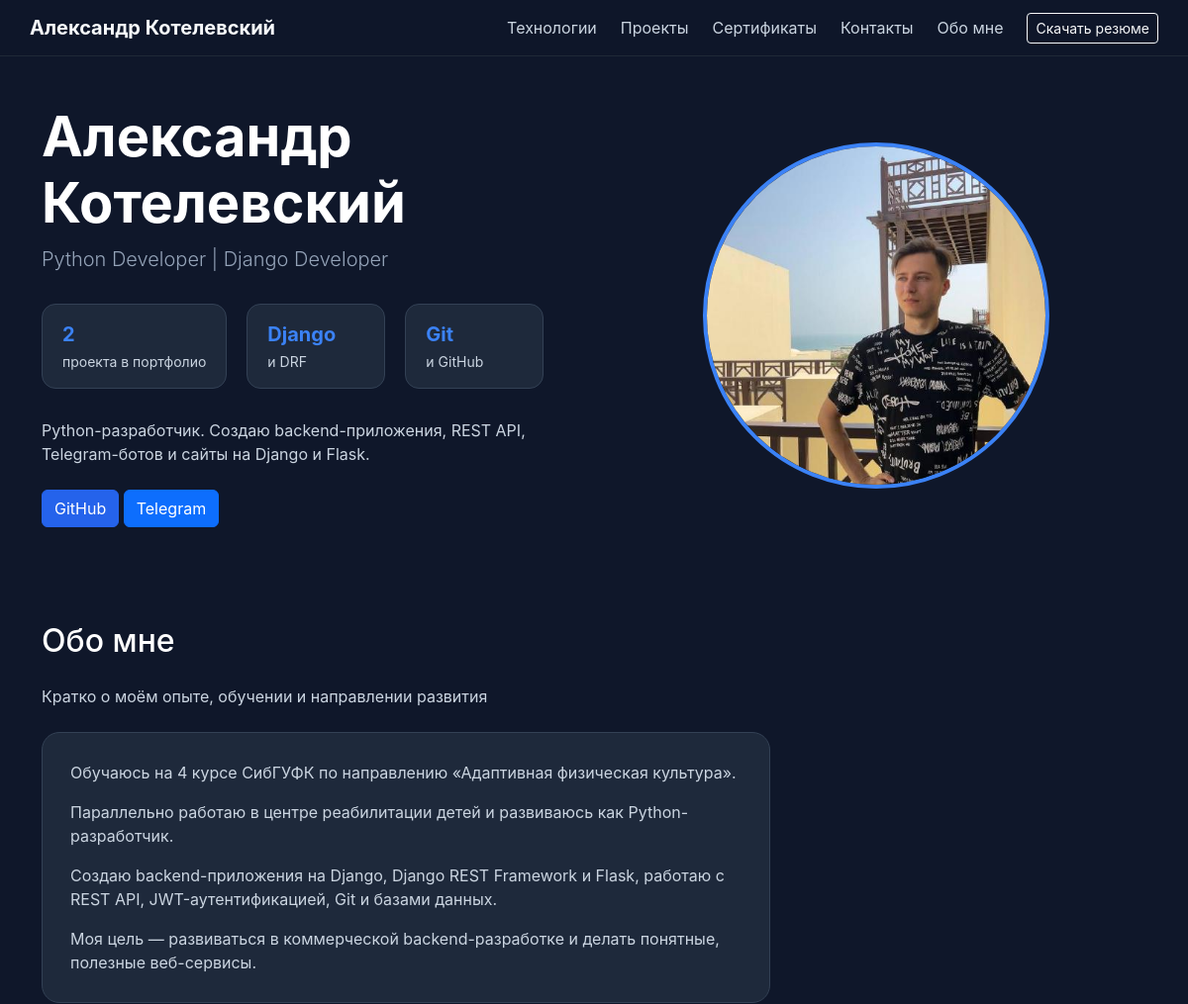
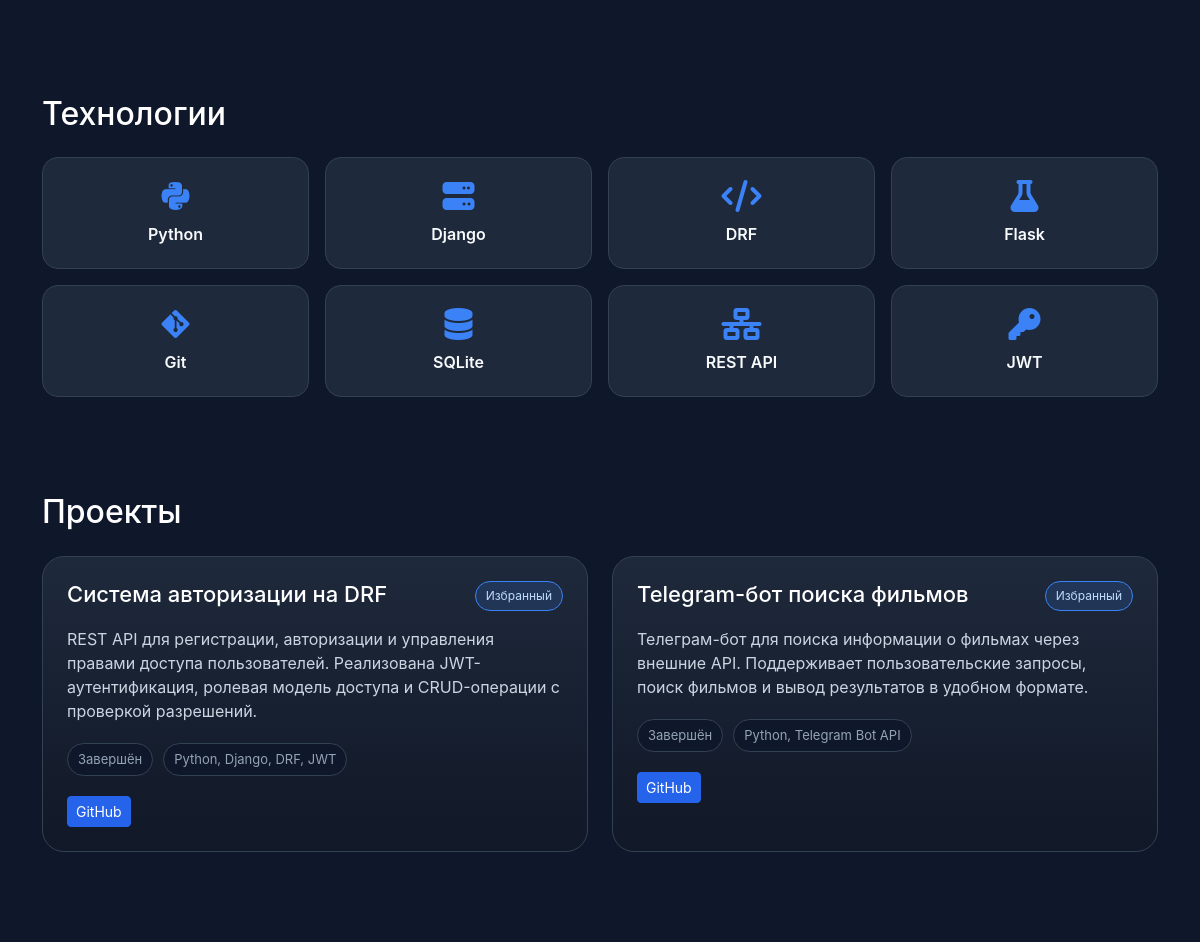
The app's page / (upper part), older data (2 pictures, top to bottom).
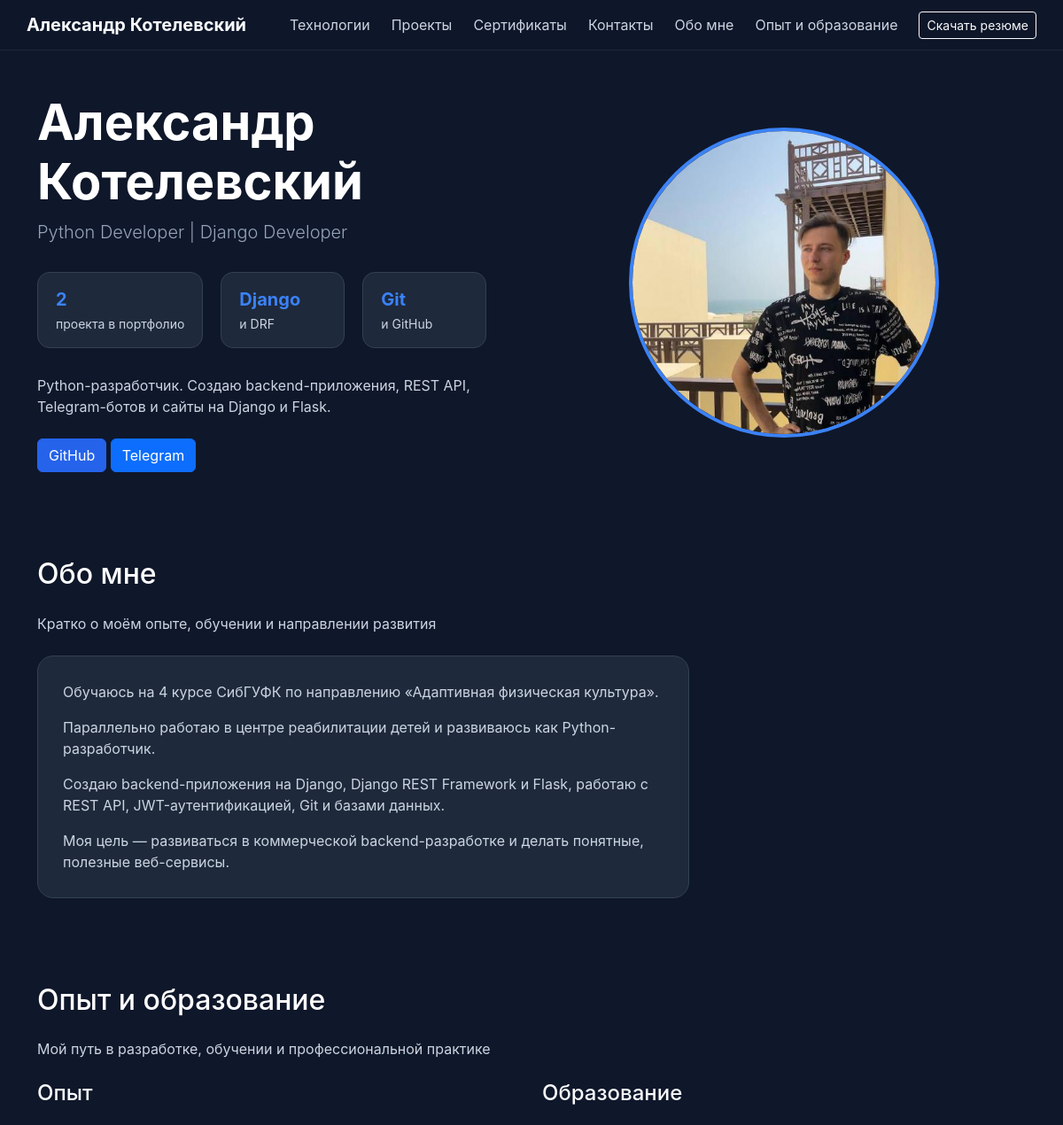
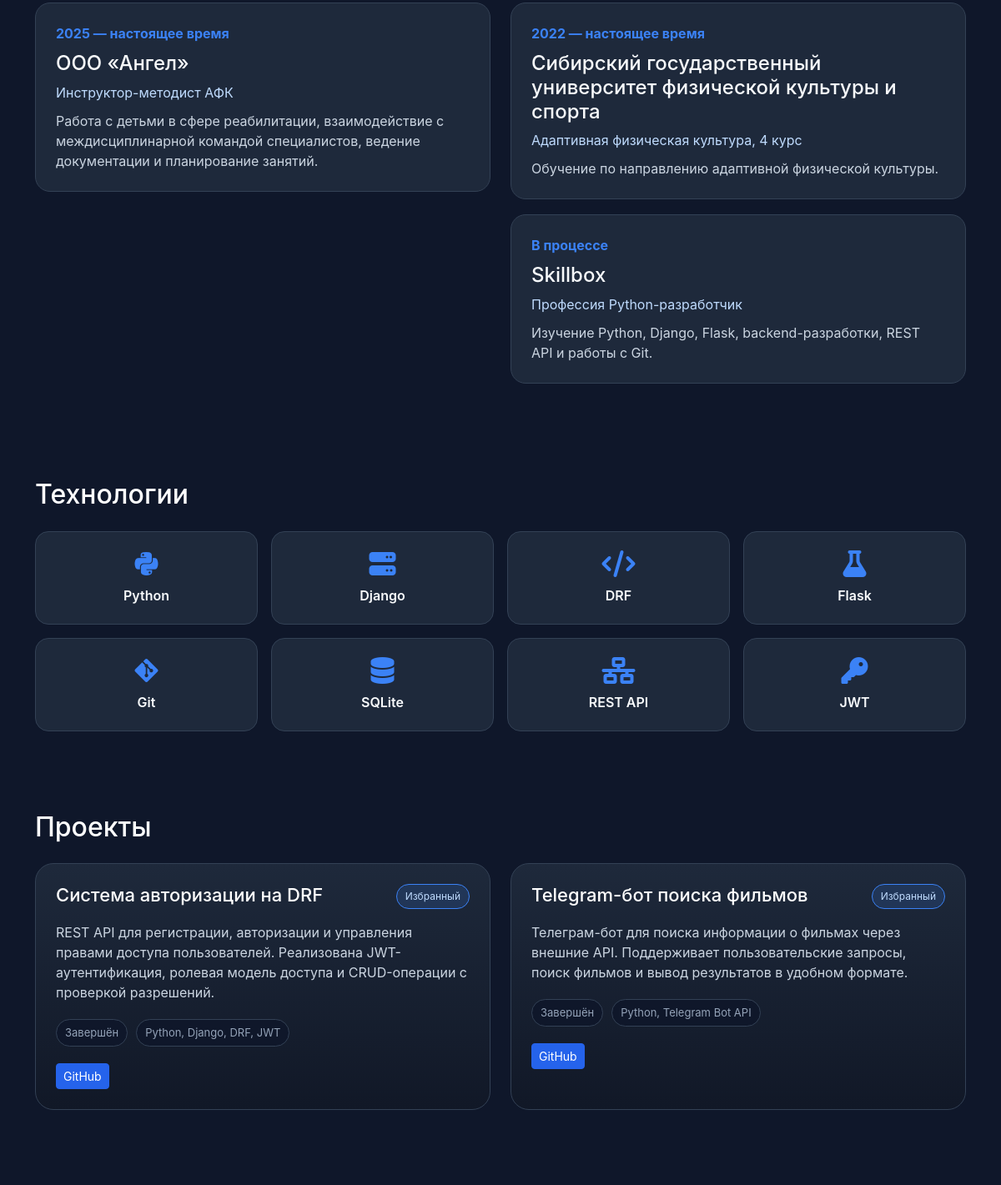
The same page, newer data (2 pictures, top to bottom).
### portfolio/models.py (models this page shows, shortened)
class SiteSettings(models.Model):
    full_name = models.CharField(
        max_length=150,
        verbose_name='ФИО'
    )
    position = models.CharField(
        max_length=150,
        verbose_name='Должность'
    )
    site_title = models.CharField(
        max_length=150,
        blank=True,
        verbose_name='Название сайта во вкладке'
    )
    meta_description = models.TextField(
        blank=True,
        verbose_name='SEO-описание'
    )
    favicon = models.ImageField(
        upload_to='favicon/',
        blank=True,
        null=True,
        verbose_name='Favicon'
    )
    og_image = models.ImageField(
        upload_to='og/',
        blank=True,
        null=True,
        verbose_name='Картинка для превью ссылки'
    )
    photo = models.ImageField(
        upload_to='profile/',
        blank=True,
        null=True,
        verbose_name='Фото'
    )
    resume = models.FileField(
        upload_to='resume/',
        blank=True,
        null=True,
        verbose_name='Резюме'
    )
    github_url = models.URLField(
        blank=True,
        verbose_name='GitHub'
    )
    telegram_url = models.URLField(
        blank=True,
        verbose_name='Telegram'
    )
    email = models.EmailField(
        blank=True,
        verbose_name='Email'
    )
    class Meta:
        verbose_name = 'Настройки сайта'
        verbose_name_plural = 'Настройки сайта'

class PageSection(models.Model):
    key = models.SlugField(
        max_length=100,
        unique=True,
        verbose_name='Ключ секции'
    )
    title = models.CharField(
        max_length=150,
        verbose_name='Заголовок'
    )
    subtitle = models.TextField(
        blank=True,
        verbose_name='Подзаголовок / описание'
    )
    is_published = models.BooleanField(
        default=True,
        verbose_name='Показывать'
    )
    order = models.PositiveIntegerField(
        default=0,
        verbose_name='Порядок'
    )
    show_in_menu = models.BooleanField(
        default=True,
        verbose_name='Показывать в меню'
    )
    class Meta:
        ordering = ['order', 'id']
        verbose_name = 'Секция страницы'
        verbose_name_plural = 'Секции страницы'

class HeroStat(models.Model):
    value = models.CharField(
        max_length=50,
        verbose_name='Значение'
    )
    label = models.CharField(
        max_length=150,
        verbose_name='Подпись'
    )
    is_published = models.BooleanField(
        default=True,
        verbose_name='Показывать'
    )
    order = models.PositiveIntegerField(
        default=0,
        verbose_name='Порядок'
    )
    class Meta:
        ordering = ['order', 'id']
        verbose_name = 'Показатель на главном экране'
        verbose_name_plural = 'Показатели на главном экране'

class TextBlock(models.Model):
    key = models.SlugField(
        max_length=100,
        unique=True,
        verbose_name='Ключ блока'
    )
    title = models.CharField(
        max_length=150,
        verbose_name='Заголовок'
    )
    content = models.TextField(
        verbose_name='Текст'
    )
    is_published = models.BooleanField(
        default=True,
        verbose_name='Показывать'
    )
    order = models.PositiveIntegerField(
        default=0,
        verbose_name='Порядок'
    )
    class Meta:
        ordering = ['order', 'id']
        verbose_name = 'Текстовый блок'
        verbose_name_plural = 'Текстовые блоки'

class Technology(models.Model):
    title = models.CharField(
        max_length=100,
        verbose_name='Название технологии'
    )
    icon_class = models.CharField(
        max_length=100,
        blank=True,
        verbose_name='CSS-класс иконки'
    )
    is_published = models.BooleanField(
        default=True,
        verbose_name='Показывать'
    )
    order = models.PositiveIntegerField(
        default=0,
        verbose_name='Порядок'
    )
    class Meta:
        ordering = ['order', 'id']
        verbose_name = 'Технология'
        verbose_name_plural = 'Технологии'

class Project(models.Model):
    title = models.CharField(
        max_length=150,
        verbose_name='Название проекта'
    )
    short_description = models.TextField(
        verbose_name='Краткое описание'
    )
    stack = models.CharField(
        max_length=255,
        verbose_name='Стек технологий'
    )
    image = models.ImageField(
        upload_to='projects/',
        blank=True,
        null=True,
        verbose_name='Обложка проекта'
    )
    is_published = models.BooleanField(
        default=True,
        verbose_name='Опубликовано'
    )
    order = models.PositiveIntegerField(
        default=0,
        verbose_name='Порядок отображения'
    )
    full_description = models.TextField(
        blank=True,
        verbose_name='Полное описание'
    )
    github_url = models.URLField(
        blank=True,
        verbose_name='Ссылка на GitHub'
    )
    demo_url = models.URLField(
        blank=True,
        verbose_name='Ссылка на демо'
    )
    featured = models.BooleanField(
        default=False,
        verbose_name='Показывать на главной'
    )
    project_status = models.CharField(
        max_length=50,
        default='Завершён',
        verbose_name='Статус проекта'
    )
    slug = models.SlugField(
        max_length=150,
        unique=True,
        blank=True,
        null=True,
        verbose_name='URL-адрес проекта'
    )
    class Meta:
        ordering = ['order', 'id']
        verbose_name = 'Проект'
        verbose_name_plural = 'Проекты'

class TimelineItem(models.Model):
    CATEGORY_CHOICES = [
        ('experience', 'Опыт'),
        ('education', 'Образование'),
    ]
    category = models.CharField(
        max_length=20,
        choices=CATEGORY_CHOICES,
        verbose_name='Категория'
    )
    period = models.CharField(
        max_length=100,
        verbose_name='Период'
    )
    title = models.CharField(
        max_length=150,
        verbose_name='Название'
    )
    subtitle = models.CharField(
        max_length=150,
        blank=True,
        verbose_name='Подзаголовок'
    )
    description = models.TextField(
        blank=True,
        verbose_name='Описание'
    )
    is_published = models.BooleanField(
        default=True,
        verbose_name='Показывать'
    )
    order = models.PositiveIntegerField(
        default=0,
        verbose_name='Порядок'
    )
    class Meta:
        ordering = ['order', 'id']
        verbose_name = 'Опыт / образование'
        verbose_name_plural = 'Опыт и образование'

### portfolio/views.py (the view)
# urls.py: 2. Add a URL to urlpatterns:  path('', views.home, name='home')
def home(request):
    site_settings = SiteSettings.objects.first()
    sections = {
        section.key: section
        for section in PageSection.objects.filter(is_published=True)
    }
    menu_sections = PageSection.objects.filter(
        is_published=True,
        show_in_menu=True,
    )
    text_blocks = {
        block.key: block
        for block in TextBlock.objects.filter(is_published=True)
    }
    technologies = Technology.objects.filter(is_published=True)
    hero_stats = HeroStat.objects.filter(is_published=True)
    contact_links = ContactLink.objects.filter(is_published=True)
    projects = Project.objects.filter(is_published=True)
    certificates = Certificate.objects.filter(is_published=True)
    experience_items = TimelineItem.objects.filter(
        category='experience',
        is_published=True
    )
    education_items = TimelineItem.objects.filter(
        category='education',
        is_published=True
    )
    context = {
        'settings': site_settings,
        'sections': sections,
        'text_blocks': text_blocks,
        'technologies': technologies,
        'hero_stats': hero_stats,
        'contact_links': contact_links,
        'projects': projects,
        'certificates': certificates,
        'experience_items': experience_items,
        'education_items': education_items,
        'menu_sections': menu_sections,
    }
    return render(request, 'portfolio/index.html', context)

### templates/portfolio/index.html (shortened to what this page needs)
{% extends 'base.html' %}
{% block content %}
<section class="container py-5">
    <div class="row align-items-center">
        <div class="col-lg-6">
            <h1 class="display-4 fw-bold">
                {{ settings.full_name }}
            </h1>
            <p class="lead">
                {{ settings.position }}
            </p>
            <div class="hero-stats">
                {% for stat in hero_stats %}
                    <div class="hero-stat">
                        <strong>{{ stat.value }}</strong>
                        <span>{{ stat.label }}</span>
                    </div>
                {% endfor %}
            </div>
            {% if text_blocks.hero_description %}
                <div class="mb-4">
                    {{ text_blocks.hero_description.content|linebreaks }}
                </div>
            {% endif %}
            <a href="{{ settings.github_url }}" class="btn btn-dark">
                GitHub
            </a>
            <a href="{{ settings.telegram_url }}" class="btn btn-primary">
                Telegram
            </a>
        </div>
        <div class="col-lg-6 text-center">
            {% if settings.photo %}
                <img src="{{ settings.photo.url }}"
                     class="img-fluid rounded-circle"
                     style="max-width: 350px;"
                     alt="{{ settings.full_name }}">
            {% endif %}
        </div>
    </div>
</section>
{% if sections.about and text_blocks.about_me %}
<section id="about" class="container py-5">
    <div class="row">
        <div class="col-lg-8">
            <h2 class="mb-4">{{ sections.about.title }}</h2>
            {% if sections.about.subtitle %}
                <p class="mb-4">{{ sections.about.subtitle }}</p>
            {% endif %}
            <div class="about-card">
                {{ text_blocks.about_me.content|linebreaks }}
            </div>
        </div>
    </div>
</section>
{% endif %}
{% if sections.timeline %}
<section id="timeline" class="container py-5">
    <h2 class="mb-4">{{ sections.timeline.title }}</h2>
    {% if sections.timeline.subtitle %}
        <p class="mb-4">{{ sections.timeline.subtitle }}</p>
    {% endif %}
    <div class="row g-4">
        <div class="col-lg-6">
            <h3 class="h4 mb-4">Опыт</h3>
            {% for item in experience_items %}
                <div class="timeline-card">
                    <span class="timeline-card__period">{{ item.period }}</span>
                    <h4>{{ item.title }}</h4>
                    {% if item.subtitle %}
                        <p class="timeline-card__subtitle">{{ item.subtitle }}</p>
                    {% endif %}
                    {% if item.description %}
                        <div class="timeline-card__description">
                            {{ item.description|linebreaks }}
                        </div>
                    {% endif %}
                </div>
            {% empty %}
                <p>Опыт пока не добавлен.</p>
            {% endfor %}
        </div>
        <div class="col-lg-6">
            <h3 class="h4 mb-4">Образование</h3>
            {% for item in education_items %}
                <div class="timeline-card">
                    <span class="timeline-card__period">{{ item.period }}</span>
                    <h4>{{ item.title }}</h4>
                    {% if item.subtitle %}
                        <p class="timeline-card__subtitle">{{ item.subtitle }}</p>
                    {% endif %}
                    {% if item.description %}
                        <div class="timeline-card__description">
                            {{ item.description|linebreaks }}
                        </div>
                    {% endif %}
                </div>
            {% empty %}
                <p>Образование пока не добавлено.</p>
            {% endfor %}
        </div>
    </div>
</section>
{% endif %}
{% if sections.technologies %}
<section id="technologies" class="container py-5">
    <h2 class="mb-4">{{ sections.technologies.title }}</h2>
    <div class="row g-3">
        {% for technology in technologies %}
            <div class="col-6 col-md-3">
                <div class="tech-card">
                    {% if technology.icon_class %}
                        <i class="{{ technology.icon_class }}"></i>
                    {% endif %}
                    <span>{{ technology.title }}</span>
                </div>
            </div>
        {% endfor %}
    </div>
</section>
{% endif %}
{% if sections.projects %}
<section id="projects" class="container py-5">
    <h2 class="mb-4">{{ sections.projects.title }}</h2>
    <div class="row g-4">
        {% for project in projects %}
            <div class="col-md-6">
                <article class="project-card h-100">
                    <div class="project-card__body">
                        <div class="d-flex justify-content-between align-items-start gap-3 mb-3">
                            <h3 class="project-card__title">
                                {{ project.title }}
                            </h3>
                            {% if project.featured %}
                                <span class="project-card__badge">
                                    Избранный
                                </span>
                            {% endif %}
                        </div>
                        <p class="project-card__text">
                            {{ project.short_description }}
                        </p>
                        <div class="project-card__meta">
                            <span>{{ project.project_status }}</span>
                            <span>{{ project.stack }}</span>
                        </div>
                        <div class="project-card__actions">
                            {% if project.github_url %}
                                <a href="{{ project.github_url }}"
                                   class="btn btn-dark btn-sm"
                                   target="_blank">
                                    GitHub
                                </a>
                            {% endif %}
                        </div>
                    </div>
                </article>
            </div>
        {% empty %}
            <p>Проекты пока не добавлены.</p>
        {% endfor %}
    </div>
</section>
{% endif %}
{% if sections.certificates %}
<section id="certificates" class="container py-5">
</section>
{% endif %}
{% endblock %}

### templates/base.html (shortened to what this page needs)
{% load static %}
<!DOCTYPE html>
<html lang="ru">
<head>
    <link href="https://cdn.jsdelivr.net/npm/bootstrap@5.3.7/dist/css/bootstrap.min.css" rel="stylesheet">
    <link rel="stylesheet"
      href="https://cdnjs.cloudflare.com/ajax/libs/font-awesome/6.5.2/css/all.min.css">
    <link rel="stylesheet" href="{% static 'portfolio/css/style.css' %}">
</head>
<body>
<header class="site-header sticky-top">
    <nav class="container-fluid container-lg navbar navbar-expand-lg navbar-dark">
        <a class="navbar-brand fw-bold" href="/">
            {{ settings.full_name }}
        </a>
        <div class="collapse navbar-collapse" id="mainNavbar">
            <div class="navbar-nav ms-auto align-items-lg-center gap-lg-2">
                {% for section in menu_sections %}
                    <a href="#{{ section.key }}" class="nav-link">
                        {{ section.title }}
                    </a>
                {% endfor %}
                {% if settings.resume %}
                    <a href="{{ settings.resume.url }}"
                       class="btn btn-outline-light btn-sm ms-lg-2 mt-2 mt-lg-0">
                        Скачать резюме
                    </a>
                {% endif %}
            </div>
        </div>
    </nav>
</header>
{% block content %}
{% endblock %}
</body>
</html>

Row changes from the older to the newer data that the page shows:
added PageSection: title "Опыт и образование", timeline "Опыт и образование", timeline.subtitle "Мой путь в разработке, обучении и профессиональной практике"
added TimelineItem: period "2025 — настоящее время", title "ООО «Ангел»", subtitle "Инструктор-методист АФК", description "Работа с детьми в сфере реабилитации, взаимодействие с междисциплинарной командой специалистов, ведение документации и планирование занятий.", shown under "Опыт"
added TimelineItem: period "2022 — настоящее время", title "Сибирский государственный университет физической культуры и спорта", subtitle "Адаптивная физическая культура, 4 курс", description "Обучение по направлению адаптивной физической культуры.", shown under "Образование"
added TimelineItem: period "В процессе", title "Skillbox", subtitle "Профессия Python-разработчик", description "Изучение Python, Django, Flask, backend-разработки, REST API и работы с Git.", shown under "Образование"
Text that changed along with them:
text now shown: "Опыт Образование"
